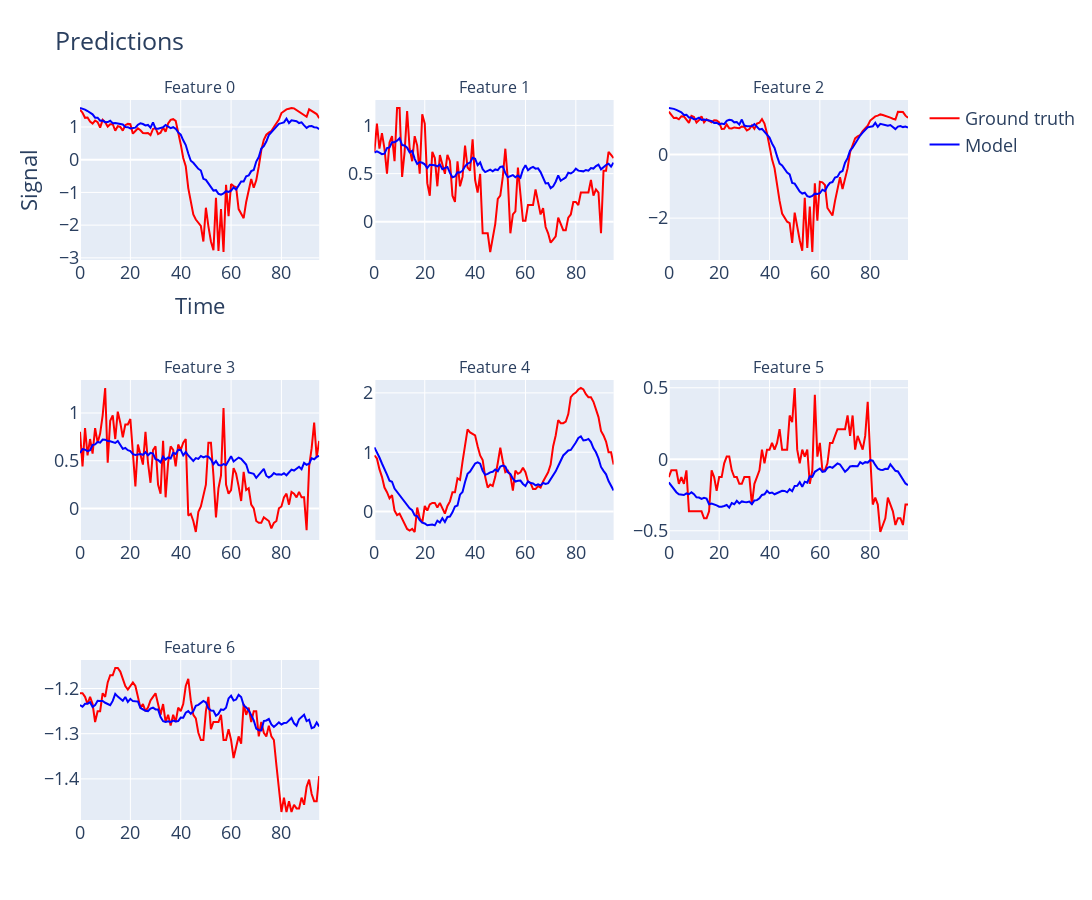

Notebook cell for this chart:
### Markdown cell above
### Plot the predictions of the model

### Code cell
no_feats_plot = 7
conf_path="coeficients.yml"
assert conf_path, "Must provide a configuration file"
with open(conf_path, "r") as f:
    conf = TSMixerConf.from_dict(yaml.safe_load(f))

conf.initialize = TSMixerConf.Initialize.FROM_BEST_CHECKPOINT
conf.device = "cpu"
tsmixer = TSMixer(conf)

data = tsmixer.predict_val_dataset(max_samples=10, save_inputs=False)
data_plt = data[0]
plot_preds(preds=data_plt.pred, preds_gt=data_plt.pred_gt, no_feats_plot=no_feats_plot, fname_save=os.path.join(conf.image_dir, "preds.png"))
plt.close()
